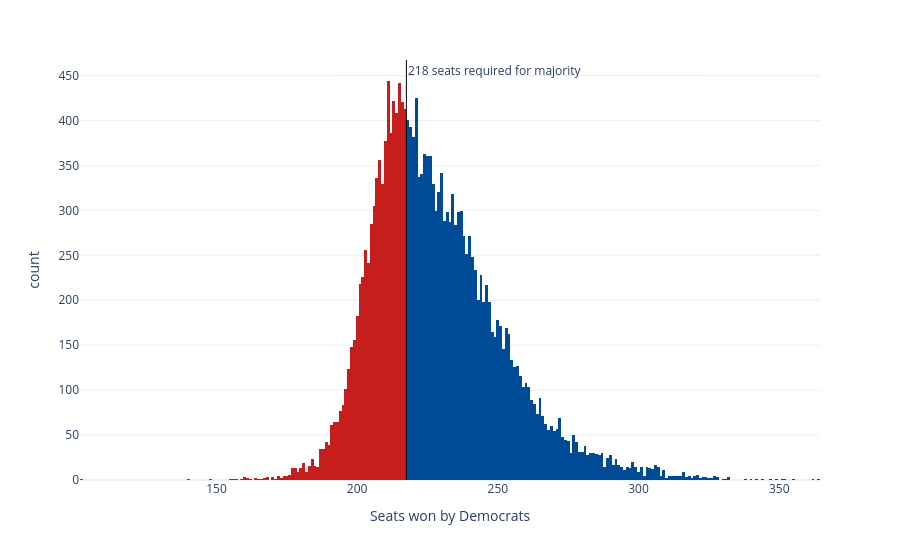

Notebook code cell kept with this figure:
### Code cell
sims_hist = px.histogram(seat_sims, x='seats', nbins=np.unique(seat_sims['seats']).shape[0]*2, color='winner',
                         color_discrete_map={'Democrats': '#004b97', 'Republicans': '#c71e1d'},
                         labels={'seats':'Seats won by Democrats', 'winner': 'Winner'}, template='plotly_white')
sims_hist.update_traces(showlegend=False)
sims_hist.add_vline(x=217.5, line_width=1, line_color='black', annotation_text='218 seats required for majority', 
                    annotation_position='top right')
sims_hist

### Figure 1 — Plotly figure (JSON) as saved in the notebook; plotly's stock layout.template omitted (floating-point values rounded to 4 significant figures; data arrays with more than 128 entries replaced by an {"elided": "..."} marker saying what was removed)
{"data": [{"bingroup": "x", "hovertemplate": "Winner=Republicans<br>Seats won by Democrats=%{x}<br>count=%{y}<extra></extra>", "legendgroup": "Republicans", "marker": {"color": "#c71e1d", "pattern": {"shape": ""}}, "name": "Republicans", "nbinsx": 376, "orientation": "v", "showlegend": false, "type": "histogram", "x": {"elided": "7270 int values"}, "xaxis": "x", "yaxis": "y"}, {"bingroup": "x", "hovertemplate": "Winner=Democrats<br>Seats won by Democrats=%{x}<br>count=%{y}<extra></extra>", "legendgroup": "Democrats", "marker": {"color": "#004b97", "pattern": {"shape": ""}}, "name": "Democrats", "nbinsx": 376, "orientation": "v", "showlegend": false, "type": "histogram", "x": {"elided": "12730 int values"}, "xaxis": "x", "yaxis": "y"}], "layout": {"annotations": [{"showarrow": false, "text": "218 seats required for majority", "x": 217.5, "xanchor": "left", "xref": "x", "y": 1, "yanchor": "top", "yref": "y domain"}], "barmode": "relative", "legend": {"title": {"text": "Winner"}, "tracegroupgap": 0}, "margin": {"t": 60}, "shapes": [{"line": {"color": "black", "width": 1}, "type": "line", "x0": 217.5, "x1": 217.5, "xref": "x", "y0": 0, "y1": 1, "yref": "y domain"}], "xaxis": {"anchor": "y", "domain": [0, 1], "title": {"text": "Seats won by Democrats"}}, "yaxis": {"anchor": "x", "domain": [0, 1], "title": {"text": "count"}}}}
